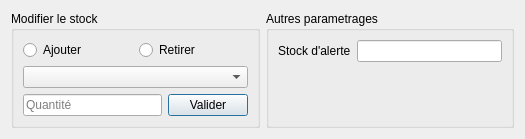
<?xml version="1.0" encoding="UTF-8"?>
<ui version="4.0">
 <class>ModifierStock</class>
 <widget class="QDialog" name="ModifierStock">
  <property name="geometry">
   <rect>
    <x>0</x>
    <y>0</y>
    <width>525</width>
    <height>139</height>
   </rect>
  </property>
  <property name="windowTitle">
   <string>Modification du stock</string>
  </property>
  <layout class="QVBoxLayout" name="verticalLayout_2">
   <item>
    <layout class="QHBoxLayout" name="horizontalLayout_3">
     <item>
      <widget class="QGroupBox" name="groupBox">
       <property name="title">
        <string>Modifier le stock</string>
       </property>
       <layout class="QVBoxLayout" name="verticalLayout">
        <item>
         <layout class="QHBoxLayout" name="horizontalLayout">
          <item>
           <widget class="QRadioButton" name="ajouter">
            <property name="text">
             <string>Ajouter</string>
            </property>
           </widget>
          </item>
          <item>
           <widget class="QRadioButton" name="retirer">
            <property name="text">
             <string>Retirer</string>
            </property>
           </widget>
          </item>
         </layout>
        </item>
        <item>
         <widget class="QComboBox" name="magazin"/>
        </item>
        <item>
         <layout class="QHBoxLayout" name="horizontalLayout_2">
          <item>
           <widget class="QLineEdit" name="qte">
            <property name="placeholderText">
             <string>Quantité</string>
            </property>
           </widget>
          </item>
          <item>
           <widget class="QPushButton" name="pushButton">
            <property name="text">
             <string>Valider</string>
            </property>
           </widget>
          </item>
         </layout>
        </item>
        <item>
         <spacer name="verticalSpacer_2">
          <property name="orientation">
           <enum>Qt::Vertical</enum>
          </property>
          <property name="sizeHint" stdset="0">
           <size>
            <width>20</width>
            <height>21</height>
           </size>
          </property>
         </spacer>
        </item>
       </layout>
       <zorder></zorder>
       <zorder></zorder>
       <zorder></zorder>
       <zorder>verticalSpacer_2</zorder>
       <zorder>magazin</zorder>
      </widget>
     </item>
     <item>
      <widget class="QGroupBox" name="groupBox_2">
       <property name="title">
        <string>Autres parametrages</string>
       </property>
       <layout class="QVBoxLayout" name="verticalLayout_3">
        <item>
         <layout class="QFormLayout" name="formLayout">
          <property name="fieldGrowthPolicy">
           <enum>QFormLayout::AllNonFixedFieldsGrow</enum>
          </property>
          <item row="0" column="0">
           <widget class="QLabel" name="label_2">
            <property name="text">
             <string>Stock d'alerte</string>
            </property>
           </widget>
          </item>
          <item row="0" column="1">
           <widget class="QLineEdit" name="lineEdit_2"/>
          </item>
         </layout>
        </item>
       </layout>
      </widget>
     </item>
    </layout>
   </item>
   <item>
    <spacer name="verticalSpacer">
     <property name="orientation">
      <enum>Qt::Vertical</enum>
     </property>
     <property name="sizeHint" stdset="0">
      <size>
       <width>20</width>
       <height>0</height>
      </size>
     </property>
    </spacer>
   </item>
  </layout>
 </widget>
 <resources/>
 <connections/>
</ui>
